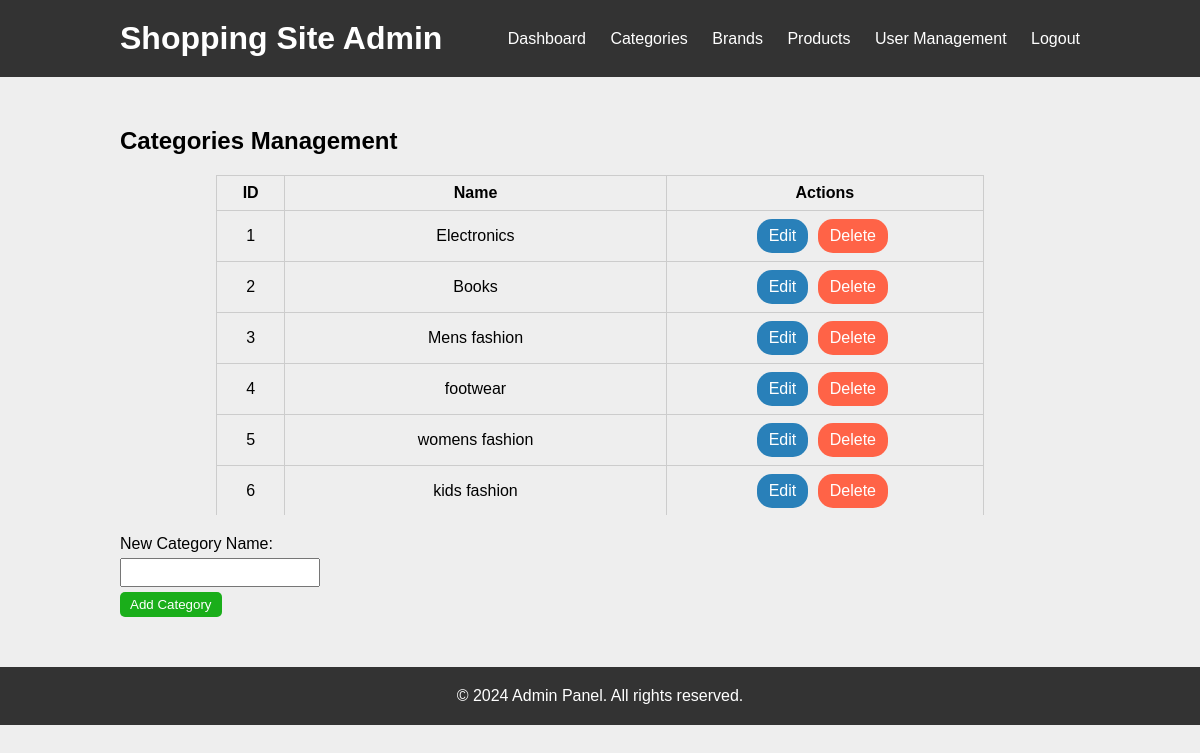
The page /admin/category.php (signed in) on the database its author committed.
### tables this page shows
CREATE TABLE `category` (
  `id` int(11) NOT NULL,
  `category_name` varchar(255) NOT NULL
);

### admin/category.php (the view, shortened to what this page needs)
<?php
require('../db_connection.php');
require_once('../admin/admin_header.php');
$value = "Add Category";
?>
<section class="management">
    <div class="container">
        <h2>Categories Management</h2>
        <div class="table-container">
            <table>
                <tr>
                    <th>ID</th>
                    <th>Name</th>
                    <th>Actions</th>
                </tr>
                <?php
                $sql = "SELECT * FROM category";
                $result = mysqli_query($conn, $sql);
                if (mysqli_num_rows($result) > 0) {
                    $a = 1;
                    while ($row = mysqli_fetch_assoc($result)) {
                        $id = $row['id'];
                ?>
                        <tr>
                            <td><?php echo $a; ?></td>
                            <td><?php echo $row['category_name'] ?></td>
                            <td>
                                <a href="./category.php?id=<?php echo $id ?>" class="btn btn-edit">Edit</a>
                                <a href="./category.php?id=<?php echo $id ?>&action=delete" class="btn btn-delete" onClick="javascript:return confirm('Are you sure want to delete');">Delete</a>
                            </td>
                        </tr>
                <?php
                        $a++;
                    }
                } else {
                    echo "0 results";
                }
                ?>
            </table>
        </div>
        <form class="form-category" action="" method="post" enctype="multipart/form-data">
            <label class="category-label" for="category_name">New Category Name:</label>
            <input class="add-new-category" type="text" id="category_name" name="category_name" value="<?php if (isset($edit_category)) {
                                                                                                                echo $edit_category;
                                                                                                            } ?>" required><br>
            <input class="category-submit" type="submit" name="submit" value="<?php echo $value; ?>">
        </form>
    </div>
</section>
<?php
require_once('../admin/admin_footer.php');
?>

### css/admin_style.css (style rules this page uses)
:root { --blue: #2980b9; --red: tomato; --green: rgb(26, 174, 26); --orange: rgb(218, 167, 73); --black: #333; --white: #fff; --table-bg-color: #f0f0f0; --table-border-color: #ccc; --bg-color: #eee; --dark-bg: rgba(0, 0, 0, .7); --box-shadow: 0 .5rem 1rem rgba(0, 0, 0, .1); --border: .1rem solid #999; }
* { margin: 0; padding: 0; box-sizing: border-box; }
body { font-family: Arial, sans-serif; background-color: var(--bg-color); }
.container { width: 80%; margin: 0 auto; overflow: hidden; max-height: 100vh; }
.management { padding: 50px 0; }
.management h2 { margin-bottom: 20px; }
table { width: 100%; border-collapse: collapse; }
.table-container { margin: 20px auto; width: 80%; }
table th, table td { border: 1px solid var(--table-border-color); padding: 8px; text-align: center; }
table th { background-color: var(--bg-color); }
table td a { display: inline-block; margin-right: 5px; text-decoration: none; }
.table-container { max-width: 1250px; height: 340px; overflow: auto }
.btn { padding: 10px 15px; border-radius: 15px; color: var(--white); }
.btn-edit { background-color: var(--blue); }
.btn-delete { background-color: var(--red); }
label { display: block; margin-bottom: 5px; }
.form-brand, .form-category { margin-top: 20px; }
form label { margin-right: 10px; }
.add-new-brand, .add-new-category { padding: 5px; width: 200px; }
.submit-new-brand, .submit-new-category, .category-submit { padding: 5px 10px; background-color: var(--black); color: var(--white); border: none; border-radius: 5px; cursor: pointer; }
.category-label, .category-submit { margin-top: 5px; }
input[type="submit"] { background-color: var(--green); color: var(--white); border: none; cursor: pointer; }
.btn { text-decoration: none; padding: 8px 12px; border-radius: 15px; color: var(--white); }

### rows shown on the page
category: category_name "Electronics"
category: category_name "Books"
category: category_name "Mens fashion"
category: category_name "footwear"
category: category_name "womens fashion"
category: category_name "kids fashion"
